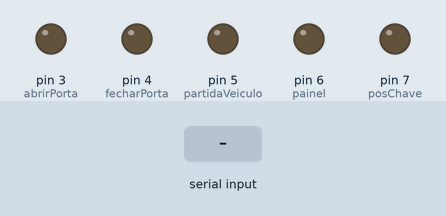
This sketch was run on a simulated Arduino Uno, built with avr-gcc and run on an emulated ATmega328P. On the bench: output pins drawn as LEDs (lit = HIGH). The inputs (shaded band) are chosen by the test bench.

Above: at 1.2 s.
1.3 s: "pulsoAbrir" received over the second serial link
At 2.2 s:
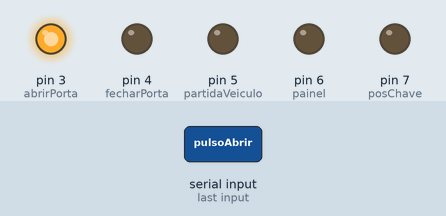
3.9 s: "pulsoFechar" received over the second serial link
At 4.8 s:
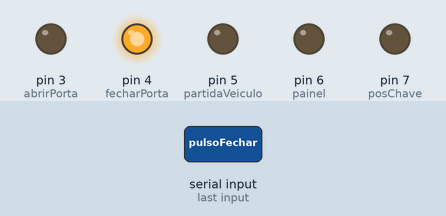
6.5 s: "painel" received over the second serial link
At 7.7 s:
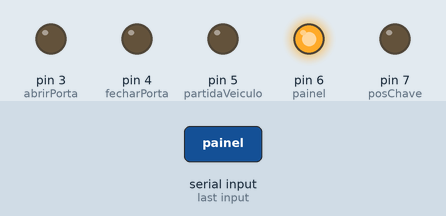
8.0 s: "posChave" received over the second serial link
At 8.3 s:
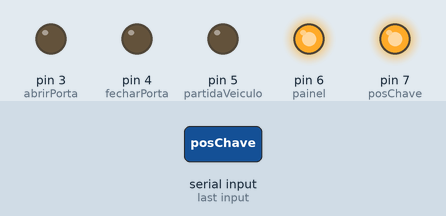
9.5 s: "partidaVeiculo" received over the second serial link
At 10.5 s:
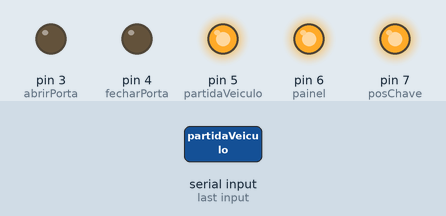
12.3 s: "pulsoAbrir" received over the second serial link
At 13.2 s:
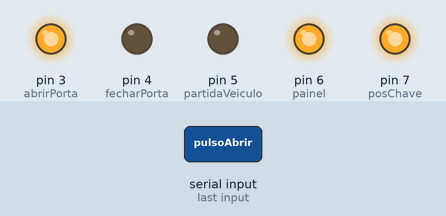
Timing chart, 0 to 15.3 s (numbered marks = the images above; inputs shaded):
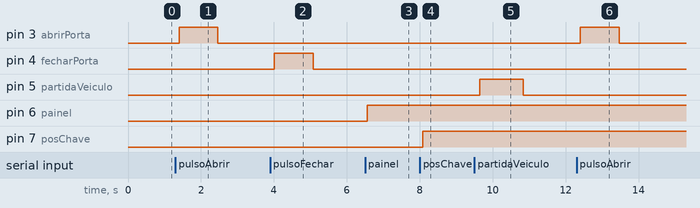

Measured:
- after the input at 1.3 s, pin 3 (abrirPorta): LOW → HIGH after 0.10 s, → LOW 1.1 s later
- after the input at 3.9 s, pin 4 (fecharPorta): LOW → HIGH after 0.11 s, → LOW 1.1 s later
- after the input at 6.5 s, pin 6 (painel): LOW → HIGH after 0.06 s
- after the input at 8.0 s, pin 7 (posChave): LOW → HIGH after 0.08 s
- after the input at 9.5 s, pin 5 (partidaVeiculo): LOW → HIGH after 0.14 s, → LOW 1.2 s later
- after the input at 12.3 s, pin 3 (abrirPorta): LOW → HIGH after 0.10 s, → LOW 1.1 s later

The sketch:

programaHardware.ino
```cpp
#include <SoftwareSerial.h>

SoftwareSerial bluetooth(10,11);
#define abrirPorta 3
#define fecharPorta 4
#define partidaVeiculo 5
#define painel 6
#define posChave 7

String comando;

void setup() {
  bluetooth.begin(9600);
  pinMode(abrirPorta, OUTPUT);
  pinMode(fecharPorta, OUTPUT);
  pinMode(partidaVeiculo, OUTPUT);
  pinMode(painel, OUTPUT);
  pinMode(posChave, OUTPUT);
}

void loop() {

  comando = "";

  if (bluetooth.available()) {
    while(bluetooth.available()) {
    char character = bluetooth.read();
    comando += character;
    delay(10);
    }

 // COMANDOS VINDOS DO CELULAR
     if (comando.indexOf("pulsoAbrir") >= 0) {
      digitalWrite(abrirPorta, HIGH);
      delay(1000);
      // MENSAGEM PARA APLICATIVO
      bluetooth.print("{");
      bluetooth.print("portaAberta");
      bluetooth.print("}");
      delay(50);
      digitalWrite(abrirPorta, LOW);
    }

    if (comando.indexOf("pulsoFechar") >= 0) {
      digitalWrite(fecharPorta, HIGH);
      delay(1000);
      // MENSAGEM PARA APLICATIVO
      bluetooth.print("{");
      bluetooth.print("portaFechada");
      bluetooth.print("}");
      delay(50);
      digitalWrite(fecharPorta, LOW);
    }

    if (comando.indexOf("painel") >= 0) {
      digitalWrite(painel, !digitalRead(painel));
      delay(100);
    }

    if (comando.indexOf("posChave") >= 0) {
      digitalWrite(posChave, !digitalRead(posChave));
      delay(500);
    }

    if (comando.indexOf("partidaVeiculo") >= 0) {
      digitalWrite(partidaVeiculo, HIGH);
      delay(1200);
      digitalWrite(partidaVeiculo, LOW);
    }


 // LEITURAS DO MICROPROCESSADOR

   if (digitalRead(posChave)) {
    delay(100);
    bluetooth.print("{");
    bluetooth.print("carroLigado");
    bluetooth.print("}");
   }

   if (!digitalRead(posChave)) {
    delay(100);
    bluetooth.print("{");
    bluetooth.print("carroDesligado");
    bluetooth.print("}");
   }

  }
}
```
